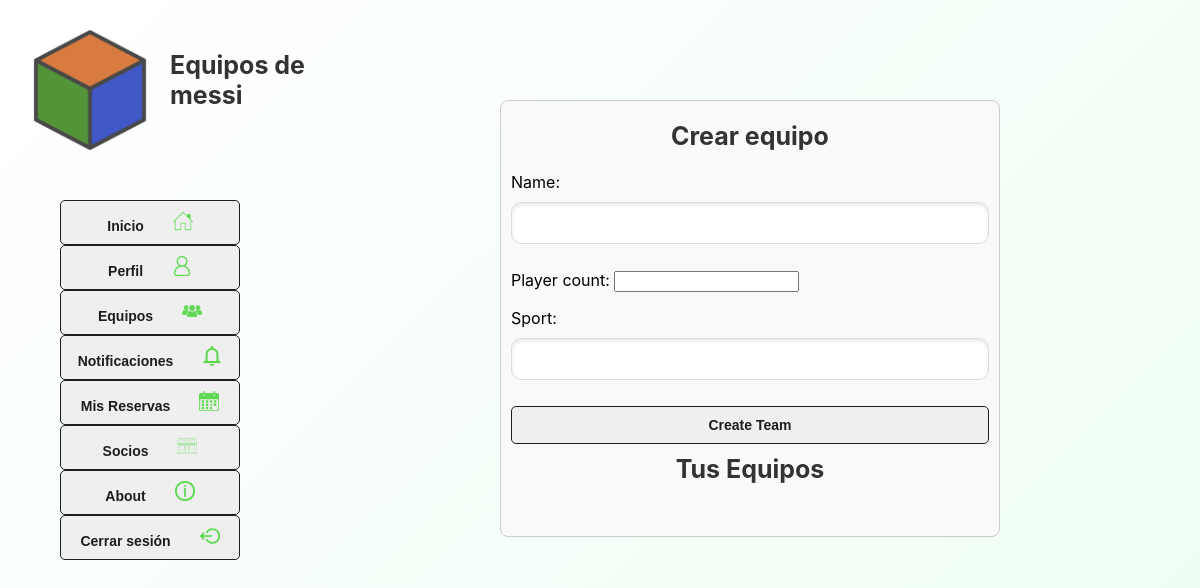
/teams/ (signed in), run on an earlier commit of the app's database.
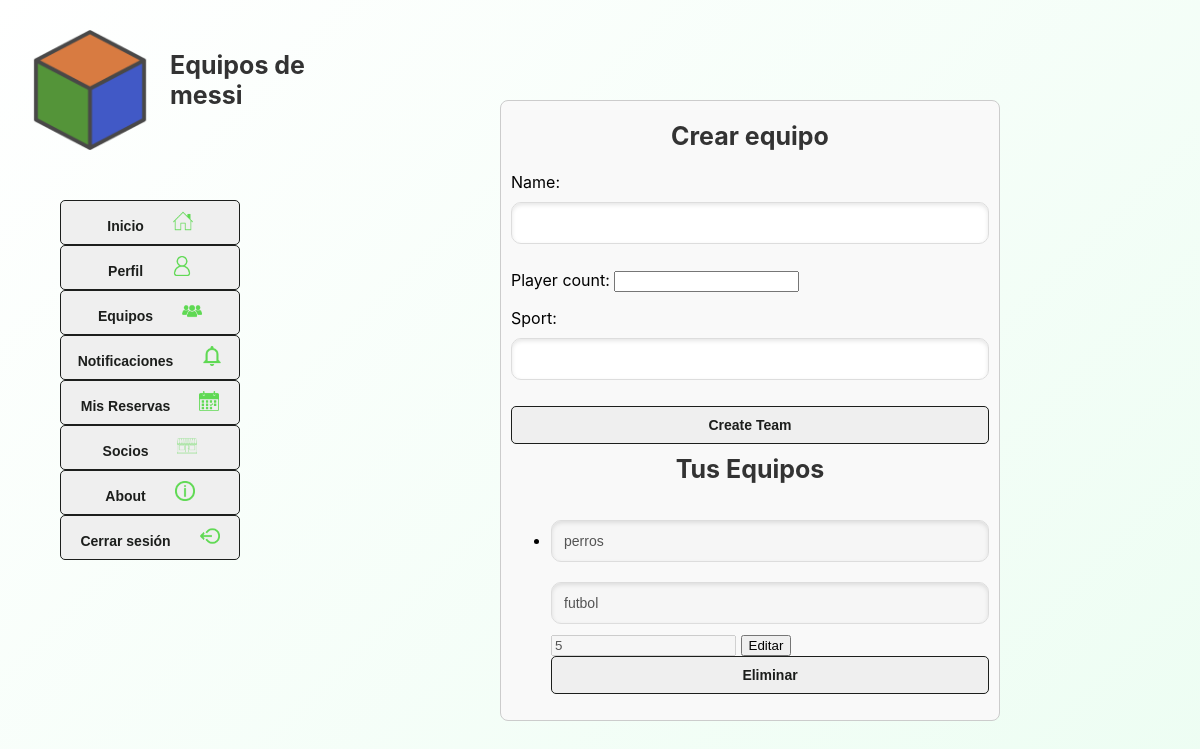
And on a later commit of the database.
### users/models.py (models this page shows, shortened)
class User(AbstractBaseUser, PermissionsMixin):
    email = models.EmailField(unique=True)
    is_active = models.BooleanField(default=True)
    is_staff = models.BooleanField(default=False)
    """Avoid multiple users models creations for each role, simplyfing code mantenance differentiating
    users behavior and autorization."""
    ROLES = (
        ("Customer", "Customer"),
        ("Provider", "Provider"),
    )
    email = models.EmailField(unique=True, max_length=255, verbose_name="email")
    username = models.CharField(unique=True, max_length=150, verbose_name="username")
    password = models.CharField(max_length=128, verbose_name="password")
    first_name = models.CharField(max_length=50, verbose_name="first name")
    last_name = models.CharField(max_length=50, verbose_name="last name")
    birthdate = models.DateField(blank=True, null=True, verbose_name="birthdate")
    country = models.CharField(max_length=50, blank=True, null=True)
    city = models.CharField(max_length=50, verbose_name="city")
    postal_code = models.CharField(max_length=20, blank=True, null=True, verbose_name="postal code")
    address = models.TextField(blank=True, null=True, verbose_name="address")
    phone_number = models.CharField(max_length=15, blank=True, null=True, verbose_name="phone number")
    role = models.CharField(max_length=10, choices=ROLES, default="Customer")
    created_at = models.DateTimeField(default=now)
    updated_at = models.DateTimeField(auto_now=True)
    deleted_at = models.DateTimeField(blank=True, null=True)
    is_active = models.BooleanField(default=True)
    is_staff = models.BooleanField(default=False)
    is_superuser = models.BooleanField(default=False)
    objects = UserManager()
    USERNAME_FIELD = "username"
    REQUIRED_FIELDS = ["email", "first_name", "last_name"]

class Team(models.Model):
    user = models.ForeignKey(User, on_delete=models.CASCADE)
    name = models.CharField(max_length=255)
    sport = models.CharField(max_length=100)
    player_count = models.PositiveIntegerField()

### users/views.py (the view, shortened to what this page needs)
# urls.py: path('teams/', TeamTemplateView.as_view(), name='teams'),
class TeamTemplateView(View):
    template_name = 'teams.html'
    def get(self, request):
        teams = Team.objects.filter(user=request.user)
        form = TeamForm()
        return render(request, self.template_name, {'teams': teams, 'form': form})

### users/forms.py
class TeamForm(forms.ModelForm):
    team_id = forms.CharField(widget=forms.HiddenInput(), required=False)
    class Meta:
        model = Team
        fields = ['name', 'player_count', 'sport',]

### users/templates/teams.html (shortened to what this page needs)
<!DOCTYPE html>
<html lang="en">
<head>
    {% load static %}
    {% load crispy_forms_tags %}
    <link rel="stylesheet" href="{% static 'css/styles.css' %}">
</head>
<div class = "index-top">
    <div class = "logo-img">
        <img src="{% static 'components/logo2.png' %}">
    </div>
    <div class = "titles-txt">
        <h1>Equipos de {{ user.username }}</h1>
    </div>
</div>
<div class="dashboard">
    <nav class="nav">
    <form action="{% url 'home' %}" method="post">
        <button type="submit">
            Inicio
            <img src="{% static 'components/home.png' %}" alt="Inicio" class="home-icon">
        </button>
    </form>
    <form action="{% url 'profile' %}" method="post">
        <button type="submit">
            Perfil
            <img src="{% static 'components/profile.png' %}" alt="Perfil" class="profile-icon">
        </button>
    </form>
    <form action="{% url 'teams' %}" method="post">
        <button type="submit">
            Equipos
            <img src="{% static 'components/teams.png' %}" alt="Equipos" class="teams-icon">
        </button>
    </form>
    <form action="{% url 'notifications' %}" method="post">
        <button type="submit">
            Notificaciones
            <img src="{% static 'components/notifications.png' %}" alt="Notificaciones" class="notifications-icon">
        </button>
    </form>
    <form action="{% url 'mybookings' %}" method="post">
        <button type="submit">
            Mis Reservas
            <img src="{% static 'components/mybookings.png' %}" alt="Mis Reservas" class="mybookings-icon">
        </button>
    </form>
    <form action="{% url 'partnership' %}" method="post">
        <button type="submit">
            Socios
            <img src="{% static 'components/partnership.png' %}" alt="Socios" class="partnership-icon">
        </button>
    </form>
    <form action="{% url 'about' %}" method="post">
        <button type="submit">
            About
            <img src="{% static 'components/about.png' %}" alt="About" class="about-icon">
        </button>
    </form>
    <form action="{% url 'logout' %}" method="post">
        <button type="submit">
            Cerrar sesión
            <img src="{% static 'components/logout.png' %}" alt="Cerrar sesión" class="logout-icon">
        </button>
    </form>
    </nav>
</div>
<body>
    <div class="teams-container">
        <h2 class="create-team">Crear equipo</h1>
        <form method="post" action="{% url 'teams' %}" class="team-form">
            {{ form.as_p }}
            <button type="submit" name="create_team">Create Team</button>
        </form>
        <h2>Tus Equipos</h2>
        <ul>
            {% for team in teams %}
                <li>
                    <form method="post" style="display:inline;">
                        <input type="text" id="name-{{ team.id }}" name="name" value="{{ team.name }}" disabled>
                        <input type="text" id="sport-{{ team.id }}" name="sport" value="{{ team.sport }}" disabled>
                        <input type="number" id="player_count-{{ team.id }}" name="player_count" value="{{ team.player_count }}" disabled>
                        <button type="button" onclick="enableEdit('{{ team.id }}')">Editar</button>
                        <button type="submit" name="delete_team">Eliminar</button>
                    </form>
                </li>
            {% endfor %}
        </ul>
    </div>
</body>
</html>

### users/static/css/styles.css (style rules this page uses)
body { background: linear-gradient(135deg, rgb(255, 255, 255), rgba(76, 239, 133, 0.1)); margin: 0; font-family: 'Inter', 'Gill Sans MT', 'Trebuchet MS', sans-serif; display: flex; flex-direction: column; min-height: 100vh; }
.index-top { display: flex; flex-direction: row; justify-content: center; padding: 10px; align-items: left; width: 300px; height: 100px; margin-top: 10px; margin-bottom: 10px; margin-left: 10px; margin-right: 10px; }
.index-top .titles-txt { display: flex; flex-direction: column; justify-content: center; align-items: left; width: 100%; height: 100px; margin-top: 10px; margin-bottom: 10px; margin-left: 10px; margin-right: 10px; position: relative; }
.titles-txt h1 { font-family: 'Inter', 'Gill Sans MT', 'Trebuchet MS', sans-serif; font-size: 25px; color: #333; text-align: left; margin-top: 30px; margin-bottom: 30px; width: 100%; height: 85px; font-weight: bold; }
.logo-img { display: flex; justify-content: center; align-items: center; flex-direction: column; width: 120px; height: 120px; border-radius: 0%; overflow: visible; margin-top: 10px; margin-bottom: 10px; margin-left: 10px; margin-right: 10px; }
.logo-img img { width: 120px; height: 120px; object-fit: cover; transition: transform 0.3s ease; }
.dashboard { display: flex; justify-content: left; align-items: left; flex-direction: column; width: 100%; max-width: 180px; height: 100%; max-height: 600px; border-radius: 0%; margin-top: 30px; margin-bottom: 30px; margin-left: 30px; margin-right: 30px; }
.nav { display: flex; justify-content: left; align-items: left; flex-direction: column; width: 100%; max-width: 180px; height: 100%; max-height: 600px; border-radius: 0%; margin-top: 30px; margin-bottom: 30px; margin-left: 30px; margin-right: 30px; z-index: 1; }
.home-icon { width: 20px; height: 20px; margin-left: 25px; align-self: center; }
.profile-icon { width: 20px; height: 20px; margin-left: 25px; align-self: center; }
.teams-icon { width: 20px; height: 20px; margin-left: 25px; align-self: center; }
.notifications-icon { width: 20px; height: 20px; margin-left: 25px; align-self: center; }
.mybookings-icon { width: 20px; height: 20px; margin-left: 25px; align-self: center; }
.partnership-icon { width: 20px; height: 20px; margin-left: 25px; align-self: center; }
.about-icon { width: 20px; height: 20px; margin-left: 25px; align-self: center; }
.logout-icon { width: 20px; height: 20px; margin-left: 25px; align-self: center; }
.teams-container { display: flex; flex-direction: column; justify-content: center; justify-items: center; align-items: left; width: 500px; padding: 10px; box-sizing: border-box; border: 1px solid #ccc; border-radius: 8px; background-color: #f9f9f9; position: relative; margin-left: 500px; margin-top: -520px; }
.create-team { margin-bottom: 5px; }
.team-form { margin-top: 0x; }
.titles-txt { display: flex; font-family: 'Inter', 'Gill Sans MT', 'Trebuchet MS', sans-serif; flex-direction: column; justify-content: center; align-items: left; width: 100%; height: 100px; margin-top: 10px; margin-bottom: 10px; margin-left: 10px; margin-right: 10px; }
h1 { font-family: 'Inter', 'Gill Sans MT', 'Trebuchet MS', sans-serif; font-size: 25px; color: #333; text-align: left; margin-top: 30px; margin-bottom: 30px; height: 100px; width: 100%; }
h2 { font-family: 'Inter', 'Gill Sans MT', 'Trebuchet MS', sans-serif; font-size: 25px; color: #333; text-align: center; margin-top: 10px; margin-bottom: 10px; }
button[type="submit"] { width: 100%; padding-bottom: 10px; padding-top: 10px; margin: 0px 0; background-color: none; color: #1c1e1c; border: 0.5px solid #1c1e1c; border-radius: 5px; cursor: pointer; font-size: 14px; font-weight: bold; transition: background-color 0.3s ease, transform 0.2s ease; align-content: center; }
input[type="text"], input[type="email"], input[type="password"] { width: 100%; padding: 12px; margin: 10px 0; border: 1px solid #ddd; border-radius: 10px; box-shadow: inset 0 2px 4px rgba(0, 0, 0, 0.1); transition: box-shadow 0.3s ease, border-color 0.3s ease; box-sizing: border-box; text-align: left; font-size: 14px; }

What changed in the data, as far as the page shows it:
added Team: name "perros", sport "futbol", player_count "5"
